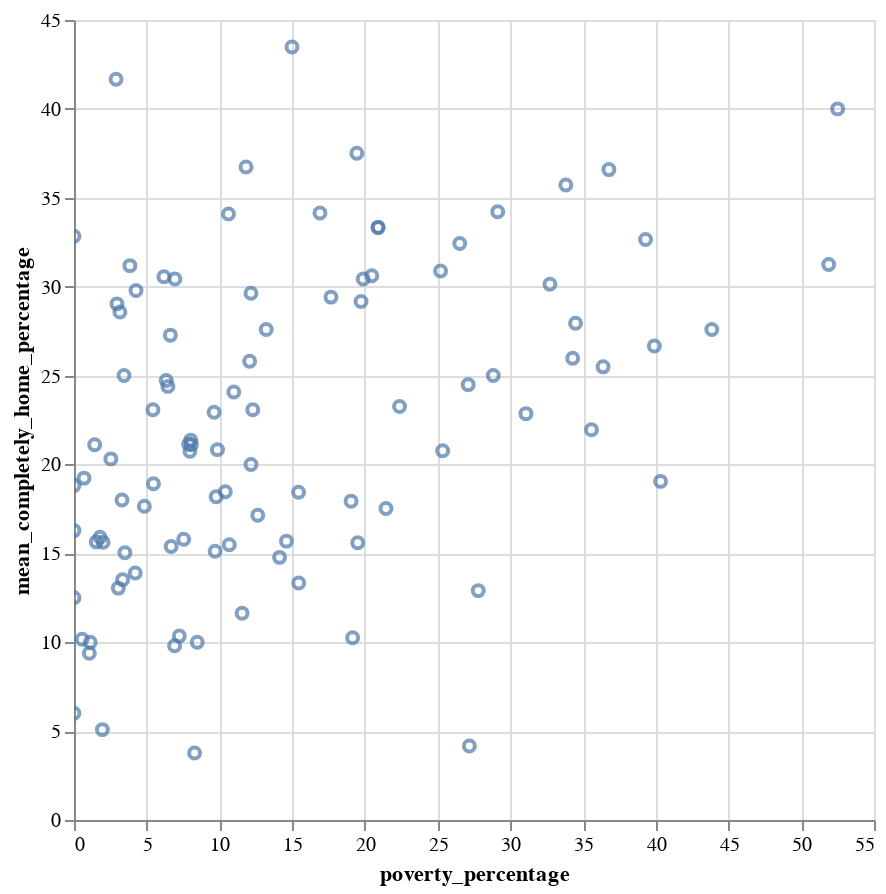

Notebook code for this chart:
### Code cell
# plot bar graph
alt.Chart(result_df).mark_point().encode(
    alt.X('poverty_percentage:Q'),
    alt.Y('mean_completely_home_percentage:Q'),
    tooltip=['cbg','poverty_percentage','mean_completely_home_percentage']
).properties(width=400, height=400).interactive()

### Figure 1 — Vega-Lite specification as saved in the notebook (floating-point values rounded to 4 significant figures)
{"config": {"view": {"continuousWidth": 400, "continuousHeight": 300}}, "data": {"name": "data-3f93d989923949ce9503b7b5dfb6127f"}, "mark": "point", "encoding": {"tooltip": [{"type": "nominal", "field": "cbg"}, {"type": "nominal", "field": "poverty_percentage"}, {"type": "quantitative", "field": "mean_completely_home_percentage"}], "x": {"type": "quantitative", "field": "poverty_percentage"}, "y": {"type": "quantitative", "field": "mean_completely_home_percentage"}}, "height": 400, "selection": {"selector001": {"type": "interval", "bind": "scales", "encodings": ["x", "y"]}}, "width": 400, "$schema": "https://vega.github.io/schema/vega-lite/v4.8.1.json", "datasets": {"data-3f93d989923949ce9503b7b5dfb6127f": [{"cbg": "060375403003", "pop_total": "440", "poverty_percentage": "52.5", "perc_whiteonly": "46.13636363636363", "mean_completely_home_percentage": 40.0}, {"cbg": "060375762002", "pop_total": "1060", "poverty_percentage": "51.886792452830186", "perc_whiteonly": "42.16981132075472", "mean_completely_home_percentage": 31.25}, {"cbg": "060374081381", "pop_total": "1699", "poverty_percentage": "43.84932313125368", "perc_whiteonly": "53.325485579752794", "mean_completely_home_percentage": 27.59}, {"cbg": "060372406003", "pop_total": "1416", "poverty_percentage": "40.324858757062145", "perc_whiteonly": "14.336158192090394", "mean_completely_home_percentage": 19.05}, {"cbg": "060375313013", "pop_total": "1292", "poverty_percentage": "39.898132427843805", "perc_whiteonly": "43.575851393188856", "mean_completely_home_percentage": 26.67}, {"cbg": "060375344041", "pop_total": "1616", "poverty_percentage": "39.29455445544555", "perc_whiteonly": "64.72772277227723", "mean_completely_home_percentage": 32.65}, {"cbg": "060372398012", "pop_total": "1766", "poverty_percentage": "36.773090079817564", "perc_whiteonly": "33.691959229898075", "mean_completely_home_percentage": 36.59}, {"cbg": "060372037101", "pop_total": "1629", "poverty_percentage": "36.37484586929716", "perc_whiteonly": "71.94597912829957", "mean_completely_home_percentage": 25.49}, {"cbg": "060371853202", "pop_total": "1280", "poverty_percentage": "35.574667709147775", "perc_whiteonly": "65.0", "mean_completely_home_percentage": 21.95}, {"cbg": "060376025052", "pop_total": "1308", "poverty_percentage": "34.48012232415903", "perc_whiteonly": "34.09785932721712", "mean_completely_home_percentage": 27.94}, {"cbg": "060379106034", "pop_total": "1931", "poverty_percentage": "34.282755049197306", "perc_whiteonly": "39.6685655100984", "mean_completely_home_percentage": 25.97}, {"cbg": "060372190102", "pop_total": "1688", "poverty_percentage": "33.81468110709988", "perc_whiteonly": "27.488151658767773", "mean_completely_home_percentage": 35.71}, {"cbg": "060377008013", "pop_total": "923", "poverty_percentage": "32.71939328277356", "perc_whiteonly": "94.47453954496208", "mean_completely_home_percentage": 30.14}, {"cbg": "060375769012", "pop_total": "2355", "poverty_percentage": "31.07127614169868", "perc_whiteonly": "62.802547770700635", "mean_completely_home_percentage": 22.86}, {"cbg": "060590018024", "pop_total": "1678", "poverty_percentage": "29.130434782608695", "perc_whiteonly": "43.68295589988081", "mean_completely_home_percentage": 34.21}, {"cbg": "060376012021", "pop_total": "1790", "poverty_percentage": "28.826815642458097", "perc_whiteonly": "53.85474860335195", "mean_completely_home_percentage": 25.0}, {"cbg": "060375326041", "pop_total": "788", "poverty_percentage": "27.79187817258883", "perc_whiteonly": "60.0253807106599", "mean_completely_home_percentage": 12.9}, {"cbg": "060372182203", "pop_total": "916", "poverty_percentage": "27.18232044198895", "perc_whiteonly": "60.1528384279476", "mean_completely_home_percentage": 4.167}, {"cbg": "060375418021", "pop_total": "1070", "poverty_percentage": "27.102803738317753", "perc_whiteonly": "76.82242990654206", "mean_completely_home_percentage": 24.49}, {"cbg": "060372755001", "pop_total": "1218", "poverty_percentage": "26.51888341543514", "perc_whiteonly": "51.14942528735632", "mean_completely_home_percentage": 32.43}, {"cbg": "060375544031", "pop_total": "2683", "poverty_percentage": "25.3447633246366", "perc_whiteonly": "18.263138278046963", "mean_completely_home_percentage": 20.77}, {"cbg": "060375322002", "pop_total": "1976", "poverty_percentage": "25.202429149797574", "perc_whiteonly": "74.08906882591093", "mean_completely_home_percentage": 30.88}, {"cbg": "060375540022", "pop_total": "2807", "poverty_percentage": "22.381635581061694", "perc_whiteonly": "26.006412540078376", "mean_completely_home_percentage": 23.26}, {"cbg": "060372766041", "pop_total": "2280", "poverty_percentage": "21.44736842105263", "perc_whiteonly": "53.90350877192982", "mean_completely_home_percentage": 17.52}, {"cbg": "060590891062", "pop_total": "1774", "poverty_percentage": "20.913190529875987", "perc_whiteonly": "29.481397970687713", "mean_completely_home_percentage": 33.33}, {"cbg": "060372941101", "pop_total": "1804", "poverty_percentage": "20.8980044345898", "perc_whiteonly": "60.80931263858093", "mean_completely_home_percentage": 33.33}, {"cbg": "060379007052", "pop_total": "2125", "poverty_percentage": "20.472061657032757", "perc_whiteonly": "74.30588235294118", "mean_completely_home_percentage": 30.61}, {"cbg": "060371174043", "pop_total": "1725", "poverty_percentage": "19.883720930232556", "perc_whiteonly": "45.44927536231884", "mean_completely_home_percentage": 30.43}, {"cbg": "060375308022", "pop_total": "1505", "poverty_percentage": "19.73421926910299", "perc_whiteonly": "43.65448504983389", "mean_completely_home_percentage": 29.17}, {"cbg": "060590762061", "pop_total": "1502", "poverty_percentage": "19.507323568575234", "perc_whiteonly": "75.56591211717709", "mean_completely_home_percentage": 15.6}, {"cbg": "060371254022", "pop_total": "576", "poverty_percentage": "19.444444444444446", "perc_whiteonly": "69.96527777777779", "mean_completely_home_percentage": 37.5}, {"cbg": "060371959011", "pop_total": "2306", "poverty_percentage": "19.155555555555555", "perc_whiteonly": "53.122289679098", "mean_completely_home_percentage": 10.26}, {"cbg": "060590741082", "pop_total": "1659", "poverty_percentage": "19.047619047619047", "perc_whiteonly": "44.24352019288728", "mean_completely_home_percentage": 17.93}, {"cbg": "060377002005", "pop_total": "2417", "poverty_percentage": "17.666528754654532", "perc_whiteonly": "84.65039304923458", "mean_completely_home_percentage": 29.41}, {"cbg": "060371043101", "pop_total": "1448", "poverty_percentage": "16.910229645093946", "perc_whiteonly": "66.71270718232044", "mean_completely_home_percentage": 34.15}, {"cbg": "060371831013", "pop_total": "1631", "poverty_percentage": "15.450643776824036", "perc_whiteonly": "71.91906805640711", "mean_completely_home_percentage": 13.33}, {"cbg": "060374307242", "pop_total": "2416", "poverty_percentage": "15.438741721854305", "perc_whiteonly": "26.117549668874172", "mean_completely_home_percentage": 18.44}, {"cbg": "060374619012", "pop_total": "407", "poverty_percentage": "14.987714987714988", "perc_whiteonly": "40.78624078624078", "mean_completely_home_percentage": 43.48}, {"cbg": "060590117161", "pop_total": "2102", "poverty_percentage": "14.605137963843958", "perc_whiteonly": "55.04281636536632", "mean_completely_home_percentage": 15.69}, {"cbg": "060372972011", "pop_total": "2611", "poverty_percentage": "14.132516277288396", "perc_whiteonly": "61.700497893527384", "mean_completely_home_percentage": 14.77}, {"cbg": "060374083012", "pop_total": "855", "poverty_percentage": "13.216374269005849", "perc_whiteonly": "25.146198830409354", "mean_completely_home_percentage": 27.59}, {"cbg": "060374334012", "pop_total": "839", "poverty_percentage": "12.63408820023838", "perc_whiteonly": "55.18474374255066", "mean_completely_home_percentage": 17.14}, {"cbg": "060375413002", "pop_total": "716", "poverty_percentage": "12.290502793296088", "perc_whiteonly": "44.6927374301676", "mean_completely_home_percentage": 23.08}, {"cbg": "060590626281", "pop_total": "1241", "poverty_percentage": "12.167606768734892", "perc_whiteonly": "43.593875906526996", "mean_completely_home_percentage": 29.63}, {"cbg": "060372753113", "pop_total": "1052", "poverty_percentage": "12.167300380228136", "perc_whiteonly": "46.57794676806083", "mean_completely_home_percentage": 20.0}, {"cbg": "060371012201", "pop_total": "1035", "poverty_percentage": "12.077294685990339", "perc_whiteonly": "64.54106280193237", "mean_completely_home_percentage": 25.81}, {"cbg": "060376504013", "pop_total": "1116", "poverty_percentage": "11.827956989247312", "perc_whiteonly": "41.75627240143369", "mean_completely_home_percentage": 36.73}, {"cbg": "060371853102", "pop_total": "1194", "poverty_percentage": "11.557788944723619", "perc_whiteonly": "55.69514237855946", "mean_completely_home_percentage": 11.63}, {"cbg": "060375713003", "pop_total": "1820", "poverty_percentage": "10.989010989010989", "perc_whiteonly": "43.07692307692308", "mean_completely_home_percentage": 24.07}, {"cbg": "060374034022", "pop_total": "1270", "poverty_percentage": "10.67193675889328", "perc_whiteonly": "28.503937007874015", "mean_completely_home_percentage": 15.48}, {"cbg": "060590871034", "pop_total": "1802", "poverty_percentage": "10.621468926553671", "perc_whiteonly": "79.18978912319645", "mean_completely_home_percentage": 34.09}, {"cbg": "060590992394", "pop_total": "1019", "poverty_percentage": "10.40235525024534", "perc_whiteonly": "91.95289499509323", "mean_completely_home_percentage": 18.46}, {"cbg": "060590421093", "pop_total": "953", "poverty_percentage": "9.863588667366212", "perc_whiteonly": "66.4218258132214", "mean_completely_home_percentage": 20.83}, {"cbg": "060371210102", "pop_total": "1197", "poverty_percentage": "9.774436090225564", "perc_whiteonly": "46.950710108604845", "mean_completely_home_percentage": 18.18}, {"cbg": "060591101082", "pop_total": "1656", "poverty_percentage": "9.70285021224985", "perc_whiteonly": "58.454106280193244", "mean_completely_home_percentage": 15.12}, {"cbg": "060371154011", "pop_total": "2793", "poverty_percentage": "9.631220909416397", "perc_whiteonly": "54.672395273899035", "mean_completely_home_percentage": 22.94}, {"cbg": "060372713005", "pop_total": "884", "poverty_percentage": "8.47255369928401", "perc_whiteonly": "51.24434389140271", "mean_completely_home_percentage": 10.0}, {"cbg": "060374301021", "pop_total": "1882", "poverty_percentage": "8.289054197662061", "perc_whiteonly": "47.82146652497343", "mean_completely_home_percentage": 3.774}, {"cbg": "060590524261", "pop_total": "1449", "poverty_percentage": "8.074534161490684", "perc_whiteonly": "83.7129054520359", "mean_completely_home_percentage": 21.11}, {"cbg": "060373202023", "pop_total": "810", "poverty_percentage": "8.024691358024691", "perc_whiteonly": "51.48148148148148", "mean_completely_home_percentage": 21.37}, {"cbg": "060591101174", "pop_total": "2020", "poverty_percentage": "7.97029702970297", "perc_whiteonly": "57.02970297029702", "mean_completely_home_percentage": 20.74}, {"cbg": "060371066452", "pop_total": "1967", "poverty_percentage": "7.88002033553635", "perc_whiteonly": "73.76715810879512", "mean_completely_home_percentage": 21.14}, {"cbg": "060375017003", "pop_total": "928", "poverty_percentage": "7.543103448275862", "perc_whiteonly": "74.67672413793103", "mean_completely_home_percentage": 15.79}, {"cbg": "060590632024", "pop_total": "870", "poverty_percentage": "7.241379310344828", "perc_whiteonly": "80.0", "mean_completely_home_percentage": 10.34}, {"cbg": "060375766022", "pop_total": "995", "poverty_percentage": "6.934673366834171", "perc_whiteonly": "73.16582914572865", "mean_completely_home_percentage": 30.43}, {"cbg": "060590525115", "pop_total": "882", "poverty_percentage": "6.91609977324263", "perc_whiteonly": "56.235827664399096", "mean_completely_home_percentage": 9.804}, {"cbg": "060590320512", "pop_total": "1033", "poverty_percentage": "6.679574056147144", "perc_whiteonly": "61.955469506292346", "mean_completely_home_percentage": 15.38}, {"cbg": "060371351112", "pop_total": "1298", "poverty_percentage": "6.625097427903351", "perc_whiteonly": "69.41448382126349", "mean_completely_home_percentage": 27.27}, {"cbg": "060373009011", "pop_total": "1425", "poverty_percentage": "6.4561403508771935", "perc_whiteonly": "76.7719298245614", "mean_completely_home_percentage": 24.39}, {"cbg": "060591103031", "pop_total": "1839", "poverty_percentage": "6.34226353198469", "perc_whiteonly": "59.54323001631321", "mean_completely_home_percentage": 24.73}, {"cbg": "060590633013", "pop_total": "675", "poverty_percentage": "6.182380216383308", "perc_whiteonly": "83.85185185185186", "mean_completely_home_percentage": 30.56}, {"cbg": "060590423241", "pop_total": "1062", "poverty_percentage": "5.4613935969868175", "perc_whiteonly": "86.81732580037664", "mean_completely_home_percentage": 18.92}, {"cbg": "060590218252", "pop_total": "1511", "poverty_percentage": "5.42686962276638", "perc_whiteonly": "80.41032428855063", "mean_completely_home_percentage": 23.08}, {"cbg": "060375021001", "pop_total": "1042", "poverty_percentage": "4.838709677419355", "perc_whiteonly": "65.93090211132437", "mean_completely_home_percentage": 17.65}, {"cbg": "060375401013", "pop_total": "1290", "poverty_percentage": "4.263565891472868", "perc_whiteonly": "55.348837209302324", "mean_completely_home_percentage": 29.79}, {"cbg": "060377007003", "pop_total": "1900", "poverty_percentage": "4.2105263157894735", "perc_whiteonly": "90.10526315789474", "mean_completely_home_percentage": 13.89}, {"cbg": "060590867011", "pop_total": "1457", "poverty_percentage": "3.8435140700068633", "perc_whiteonly": "35.82704186684969", "mean_completely_home_percentage": 31.18}, {"cbg": "060590015073", "pop_total": "2065", "poverty_percentage": "3.497536945812808", "perc_whiteonly": "80.24213075060533", "mean_completely_home_percentage": 15.04}, {"cbg": "060375727001", "pop_total": "756", "poverty_percentage": "3.439153439153439", "perc_whiteonly": "37.56613756613756", "mean_completely_home_percentage": 25.0}, {"cbg": "060375431003", "pop_total": "873", "poverty_percentage": "3.3410138248847927", "perc_whiteonly": "35.853379152348225", "mean_completely_home_percentage": 13.51}, {"cbg": "060375024011", "pop_total": "1243", "poverty_percentage": "3.2984714400643607", "perc_whiteonly": "70.39420756234915", "mean_completely_home_percentage": 18.0}, {"cbg": "060375718003", "pop_total": "837", "poverty_percentage": "3.1537450722733245", "perc_whiteonly": "31.780167264038234", "mean_completely_home_percentage": 28.57}, {"cbg": "060590320463", "pop_total": "2266", "poverty_percentage": "3.0450132391879965", "perc_whiteonly": "80.67078552515446", "mean_completely_home_percentage": 13.04}, {"cbg": "060374801012", "pop_total": "851", "poverty_percentage": "2.955082742316785", "perc_whiteonly": "25.96944770857814", "mean_completely_home_percentage": 29.03}, {"cbg": "060371374011", "pop_total": "657", "poverty_percentage": "2.89193302891933", "perc_whiteonly": "78.08219178082192", "mean_completely_home_percentage": 41.67}, {"cbg": "060371342012", "pop_total": "1184", "poverty_percentage": "2.5337837837837838", "perc_whiteonly": "56.75675675675676", "mean_completely_home_percentage": 20.31}, {"cbg": "060375529002", "pop_total": "1251", "poverty_percentage": "1.9984012789768184", "perc_whiteonly": "52.1982414068745", "mean_completely_home_percentage": 15.62}, {"cbg": "060376203012", "pop_total": "1489", "poverty_percentage": "1.9476158495634655", "perc_whiteonly": "74.61383478844861", "mean_completely_home_percentage": 5.085}, {"cbg": "060590320432", "pop_total": "1452", "poverty_percentage": "1.790633608815427", "perc_whiteonly": "92.14876033057851", "mean_completely_home_percentage": 15.91}, {"cbg": "060590320392", "pop_total": "2741", "poverty_percentage": "1.5322874863188618", "perc_whiteonly": "69.64611455673112", "mean_completely_home_percentage": 15.65}, {"cbg": "060371151013", "pop_total": "1268", "poverty_percentage": "1.4195583596214512", "perc_whiteonly": "81.54574132492114", "mean_completely_home_percentage": 21.11}, {"cbg": "060590320573", "pop_total": "718", "poverty_percentage": "1.1142061281337048", "perc_whiteonly": "63.788300835654596", "mean_completely_home_percentage": 10.0}, {"cbg": "060590423192", "pop_total": "948", "poverty_percentage": "1.0548523206751055", "perc_whiteonly": "78.90295358649789", "mean_completely_home_percentage": 9.375}, {"cbg": "060376210012", "pop_total": "1302", "poverty_percentage": "0.6912442396313364", "perc_whiteonly": "82.25806451612904", "mean_completely_home_percentage": 19.23}, {"cbg": "060590638022", "pop_total": "1076", "poverty_percentage": "0.5576208178438662", "perc_whiteonly": "92.37918215613384", "mean_completely_home_percentage": 10.17}, {"cbg": "060590320121", "pop_total": "1790", "poverty_percentage": "0.0", "perc_whiteonly": "84.1340782122905", "mean_completely_home_percentage": 18.81}, {"cbg": "060379800211", "pop_total": "0", "poverty_percentage": "0.0", "perc_whiteonly": "0.0", "mean_completely_home_percentage": 6.0}, {"cbg": "060379200354", "pop_total": "895", "poverty_percentage": "0.0", "perc_whiteonly": "80.44692737430168", "mean_completely_home_percentage": 32.84}, {"cbg": "060372690001", "pop_total": "606", "poverty_percentage": "0.0", "perc_whiteonly": "86.79867986798679", "mean_completely_home_percentage": 16.28}, {"cbg": "060376500012", "pop_total": "677", "poverty_percentage": "0.0", "perc_whiteonly": "39.5864106351551", "mean_completely_home_percentage": 12.5}]}}
